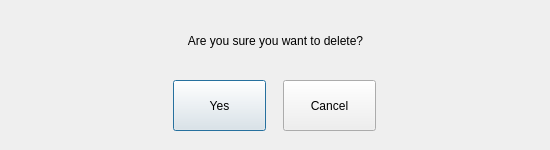
<?xml version="1.0" encoding="UTF-8"?>
<ui version="4.0">
 <class>Dialog</class>
 <widget class="QDialog" name="Dialog">
  <property name="geometry">
   <rect>
    <x>0</x>
    <y>0</y>
    <width>550</width>
    <height>150</height>
   </rect>
  </property>
  <property name="windowTitle">
   <string>Dialog</string>
  </property>
  <property name="modal">
   <bool>true</bool>
  </property>
  <widget class="QPushButton" name="yesButton">
   <property name="geometry">
    <rect>
     <x>173</x>
     <y>80</y>
     <width>93</width>
     <height>51</height>
    </rect>
   </property>
   <property name="text">
    <string>Yes</string>
   </property>
  </widget>
  <widget class="QPushButton" name="cancelButton">
   <property name="geometry">
    <rect>
     <x>283</x>
     <y>80</y>
     <width>93</width>
     <height>51</height>
    </rect>
   </property>
   <property name="text">
    <string>Cancel</string>
   </property>
  </widget>
  <widget class="QLabel" name="label">
   <property name="geometry">
    <rect>
     <x>35</x>
     <y>20</y>
     <width>481</width>
     <height>41</height>
    </rect>
   </property>
   <property name="text">
    <string>Are you sure you want to delete?</string>
   </property>
   <property name="alignment">
    <set>Qt::AlignCenter</set>
   </property>
  </widget>
 </widget>
 <resources/>
 <connections/>
</ui>
